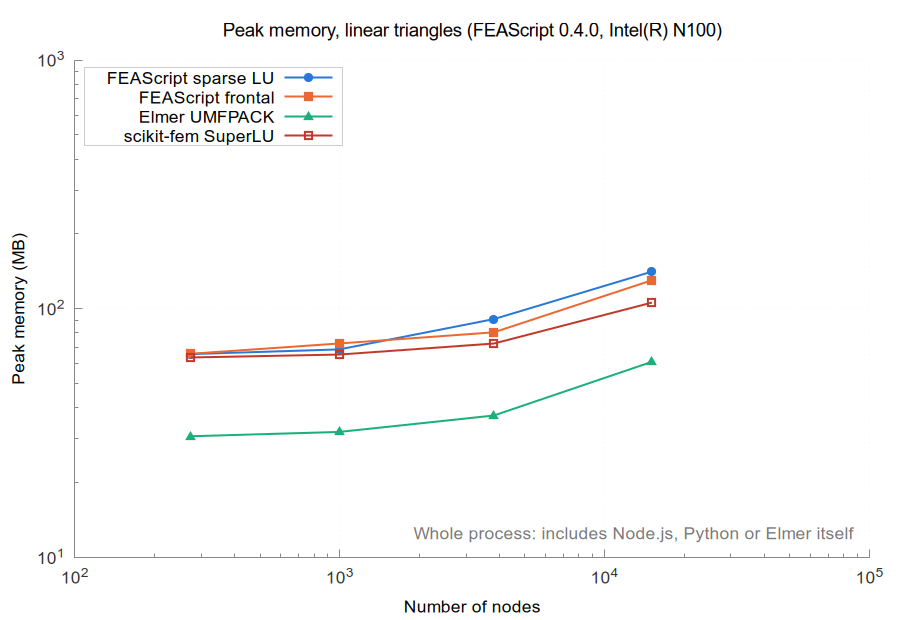

Reproduce this figure in gnuplot.
set terminal pngcairo size 900,620 font 'Arial,13'
set border 3 lc rgb '#888888'; set tics nomirror tc rgb '#333333'
set grid lc rgb '#e6e6e6' lw 1; set key top left box lc rgb '#cccccc' opaque
set logscale xy; set format y '10^{%L}'; set format x '10^{%L}'
set output 'memory_tri_linear.png'
set title 'Peak memory, linear triangles (FEAScript 0.4.0, Intel(R) N100)' font 'Arial,14'
set xlabel 'Number of nodes'
set ylabel 'Peak memory (MB)'
set label 'Whole process: includes Node.js, Python or Elmer itself' at graph 0.98,0.05 right tc rgb '#777777'
plot 'memory_tri_linear_FEAScript_sparse_LU.dat' u 1:2 w lp lw 2 pt 7 ps 1.2 lc rgb '#2a78d6' t 'FEAScript sparse LU', \
     'memory_tri_linear_FEAScript_frontal.dat' u 1:2 w lp lw 2 pt 5 ps 1.2 lc rgb '#eb6834' t 'FEAScript frontal', \
     'memory_tri_linear_Elmer_UMFPACK.dat' u 1:2 w lp lw 2 pt 9 ps 1.2 lc rgb '#1baf7a' t 'Elmer UMFPACK', \
     'memory_tri_linear_scikit_fem_SuperLU.dat' u 1:2 w lp lw 2 pt 4 ps 1.2 lc rgb '#c0392b' t 'scikit-fem SuperLU'
